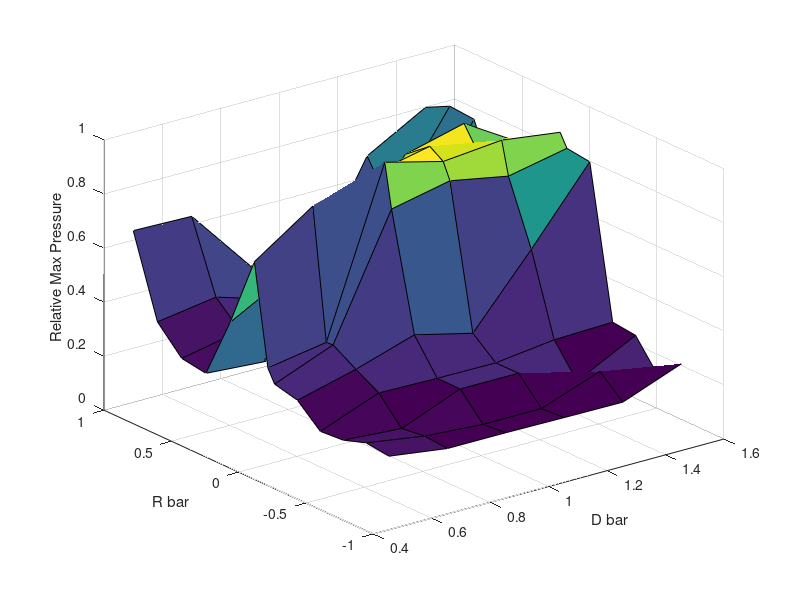

The MATLAB source for this figure:
%written on: 6/22/2015
%written by: Justin Clough
%written for: This script will graph pressure as a function of Rbar and
%Dbar

clear
clc

%The following reads and plots data from the Concave sweep
READ=csvread('Concave_Parametric_Sweep_DO.csv');
Rbarc=transpose(READ(:,1));
Dbarc=transpose(READ(:,2));
timec=transpose(READ(:,3));
Pressurec=transpose(READ(:,4));
clear READ
%CSV data imported and labled

Total_Lengthc=length(Rbarc);
i=1;
while Rbarc(i)==Rbarc(i+1)
    %assumes each run length for Rbar is the same length
    i=i+1;
end
Rbar_Set_Lengthc=i;
Rbar_Countc=Total_Lengthc/Rbar_Set_Lengthc;
Rbar_Step=(max(Rbarc)-min(Rbarc))/(Rbar_Countc-1);
clear i
for i=1:Rbar_Countc
    RbarMax(i)=min(Rbarc)+(i-1)*Rbar_Step;
end
clear i
i=1;
while Dbarc(i)==Dbarc(i+1)
    %assumes each run length for Dbar is same length
    i=i+1;
end
Dbar_Set_Lengthc=i;
Dbar_Countc=Rbar_Set_Lengthc/Dbar_Set_Lengthc;
Dbar_Step=(max(Dbarc)-min(Dbarc))/(Dbar_Countc-1);
clear i
for i=1:Dbar_Countc
    DbarMax(i)=min(Dbarc)+(i-1)*Dbar_Step;
end
clear i
%data measured

m=1;
Pressurec(Total_Lengthc+1)=0;
for i=1:Rbar_Countc
    for j=1:Dbar_Countc
        for k=1:Dbar_Set_Lengthc
            m=m+1;
            A(k)=Pressurec(m);
        end
        PressureMax(i,j)=max(A);
    end
end
clear i j k m
%Maximum pressures isolated and recorded

%%%%%%%%%%%%%%%%%%%%%%%%%%%%%%%%%%%%%%%%%%%%%%%%%%%%%%%%%%%%%%%%%%%%%%%%%%%

%The follow reads and plots data from the Flat plate sweep
READ=csvread('Flat_Plate_Parametric_Sweep_DO.csv');
DbarF=transpose(READ(:,1));
PressureF=transpose(READ(:,2));
clear READ
%CSV data imported and labled

k=length(RbarMax)+1;
for j=1:length(DbarF)
    PressureMax(k,j)=PressureF(j);
end
RbarMax(k)=0;
clear i j k m
%Maximum pressures isolated and recorded

PressureMax=circshift(PressureMax,[1 0]);
RbarMax=circshift(RbarMax,[0 1]);
%Arrays shifted for better plot visualizations

%%%%%%%%%%%%%%%%%%%%%%%%%%%%%%%%%%%%%%%%%%%%%%%%%%%%%%%%%%%%%%%%%%%%%%%%%%%

%The following reads and plots data from the Convex sweep
READ=csvread('Convex_Reflector_Parametric_Sweep_no_R-0_DO.csv');
Rbarv=transpose(READ(:,1));
Dbarv=transpose(READ(:,2));
Pressurev=transpose(READ(:,3));
clear READ
%CSV data imported and labled

READ=csvread('Convex_R_-09_DO.csv');
Dbarv2=transpose(READ(:,1));
Pressurev2=transpose(READ(:,2));
clear READ
%CSV data imported and labled

k=length(Dbarv);
for i=1:length(Dbarv2)
    Dbarv(i+k)=Dbarv2(i);
end
clear k i 

k=length(Pressurev);
for i=1:length(Pressurev2)
    Pressurev(i+k)=Pressurev2(i);
end
clear k i 

m=length(RbarMax);
for i=1:length(Rbarv)/Rbar_Countc
    RbarMax(i+m)=Rbarv(i*Rbar_Countc);
    RbarMax=circshift(RbarMax, [0,1]);
end
RbarMax(length(RbarMax)+1)=-0.9;%Correction due to seperated data set
RbarMax=circshift(RbarMax, [0,1]);

k=1;
for i=1:Rbar_Countc
    for j=1:Dbar_Countc 
        PressureMax(i+m,j)=Pressurev(k); 
        k=k+1;
    end
    PressureMax=circshift(PressureMax,[1,0]);
end
clear i j k m
%Maximum pressures isolated and recorded

%%%%%%%%%%%%%%%%%%%%%%%%%%%%%%%%%%%%%%%%%%%%%%%%%%%%%%%%%%%%%%%%%%%%%%%%%%%

PMAX=max(max(PressureMax));

PressureMaxRel=PressureMax/PMAX;



%%%%%%%%%%%%%%%%%%%%%%%%%%%%%%%%%%%%%%%%%%%%%%%%%%%%%%%%%%%%%%%%%%%%%%%%%%%

surf(DbarMax,RbarMax,PressureMaxRel)
ylabel('R bar')
xlabel('D bar')
zlabel('Relative Max Pressure')
hold
%Maximum pressure ploted as function of RbarMax and DbarMax

%%%%%%%%%%%%%%%%%%%%%%%%%%%%%%%%%%%%%%%%%%%%%%%%%%%%%%%%%%%%%%%%%%%%%%%%%%%
% 
% %figure
% rsmooth=min(RbarMax):(max(RbarMax)-min(RbarMax))/50:max(RbarMax);
% dsmooth=min(DbarMax):(max(DbarMax)-min(DbarMax))/50:max(DbarMax);
% %[rsmooth, dsmooth]=meshgrid(-1:.05:1.5);
% psmooth=griddata(DbarMax,RbarMax,PressureMax,dsmooth, rsmooth);
% 
% %surf(dsmooth,rsmooth,psmooth);
